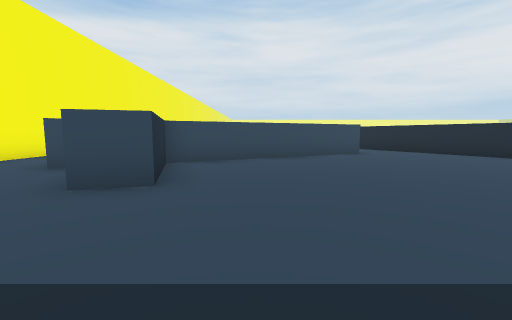
View 1 (above)

24 first-person views from a walk through a Unity game level. The camera is 1.4 m above the floor, tilts 6° down and sees 90° across. The floor is counted in squares, 2 m on a side. Each view is taken from the middle of a square. On the plan, view 1 faces up. The plan holds only what a view shows up to about 9 squares ahead; the rest is blank. The place goes on beyond the plan. The player character is not drawn. Some animated figures are not drawn.

View 2
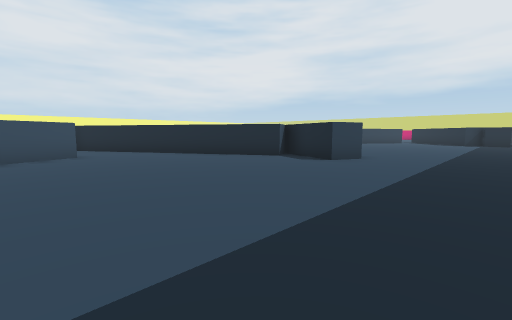

View 3
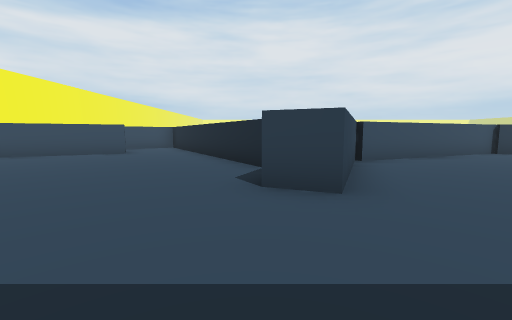

View 4
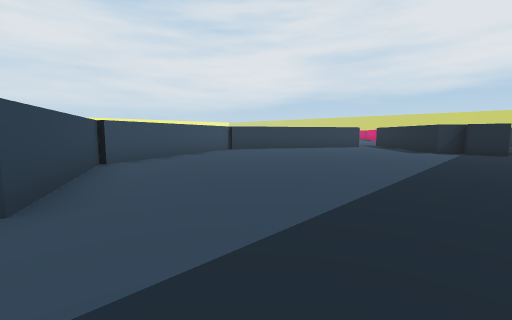

View 5
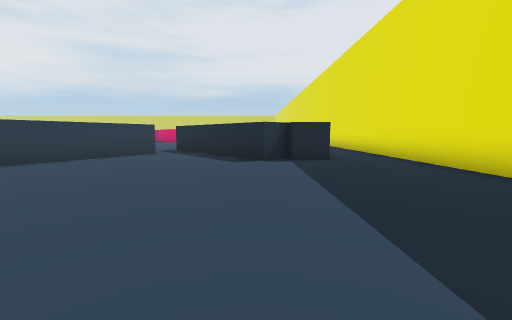

View 6
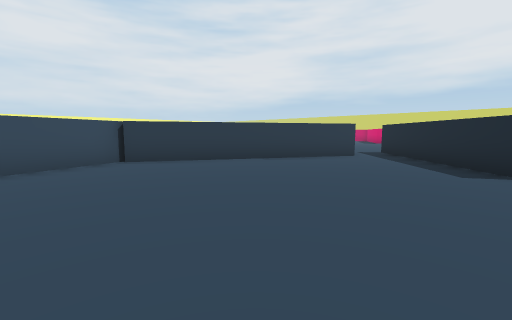

View 7
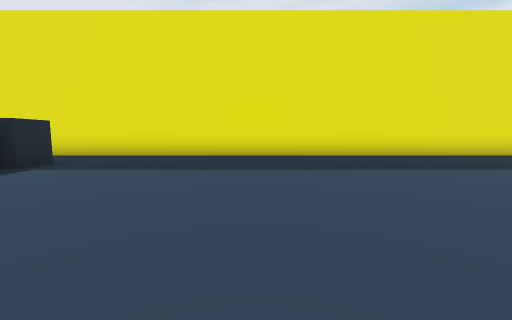

View 8
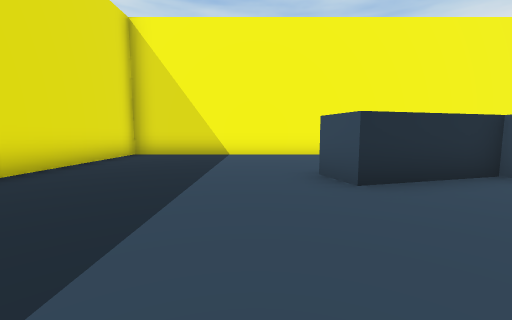

View 9
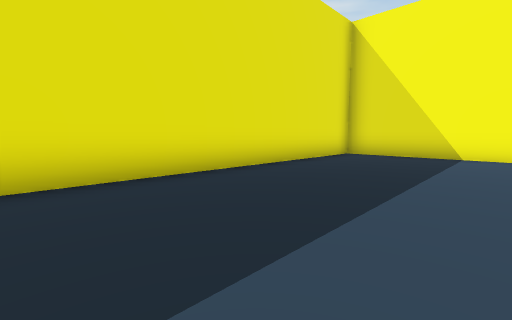

View 10
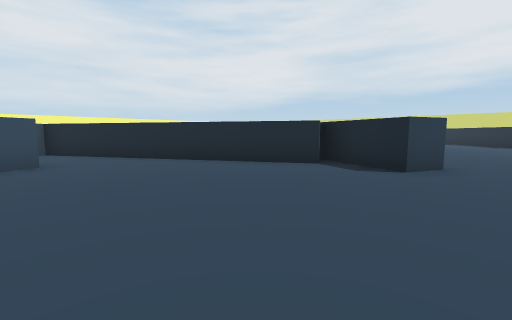

View 11
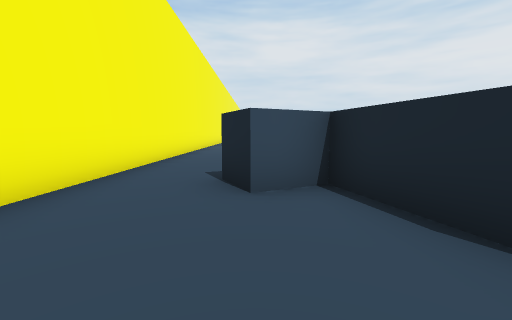

View 12
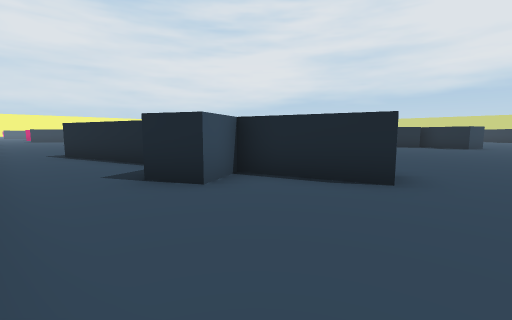

View 13
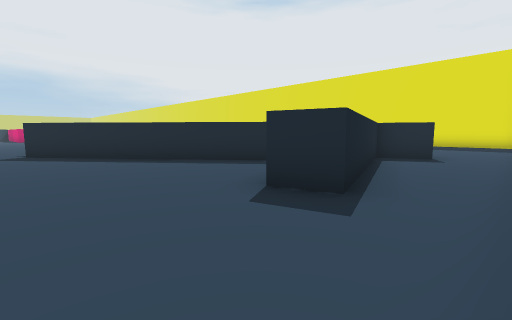

View 14
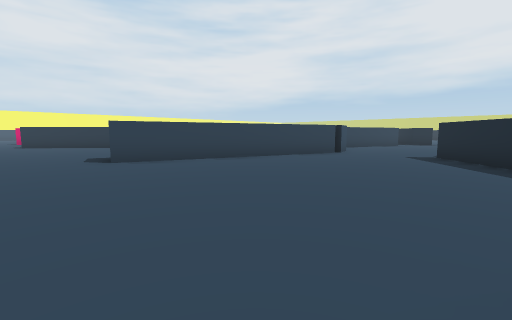

View 15
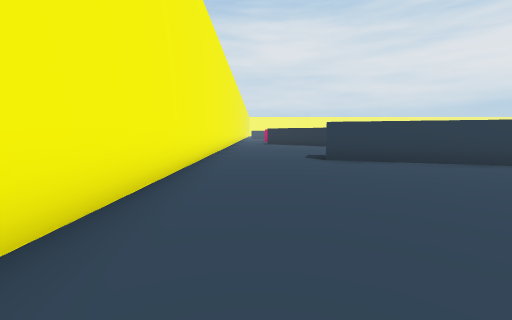

View 16
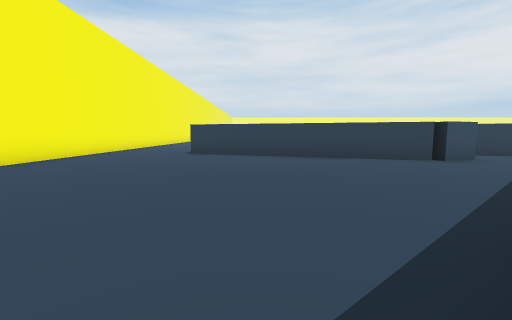

View 17
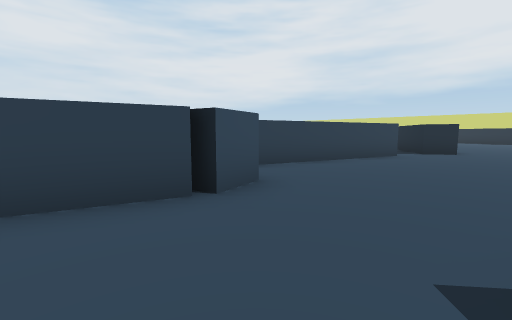

View 18
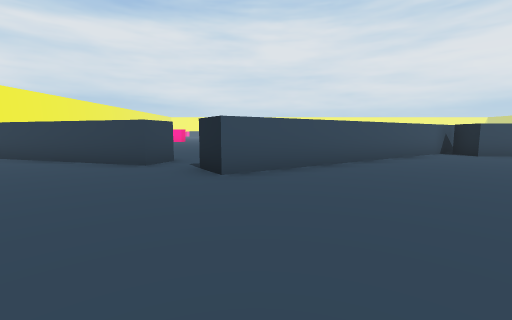

View 19
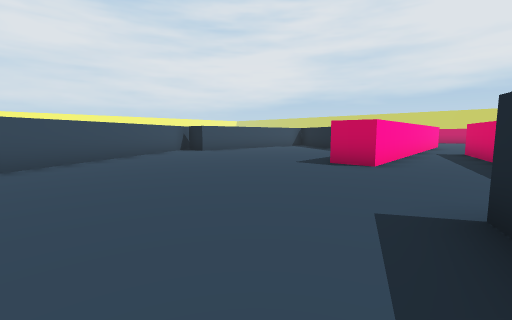

View 20
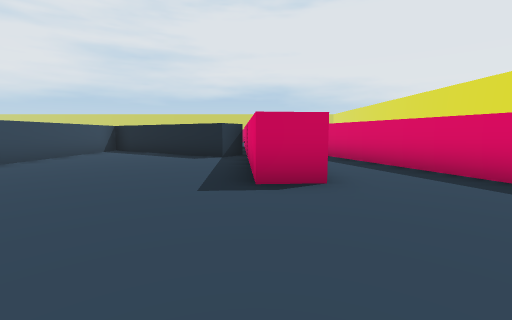

View 21
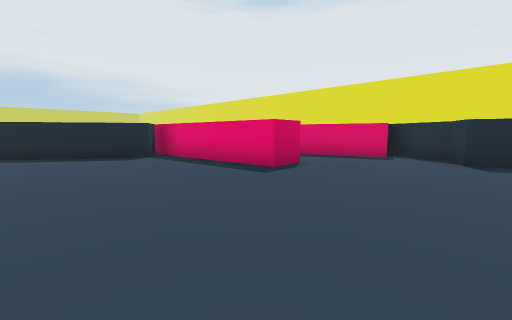

View 22
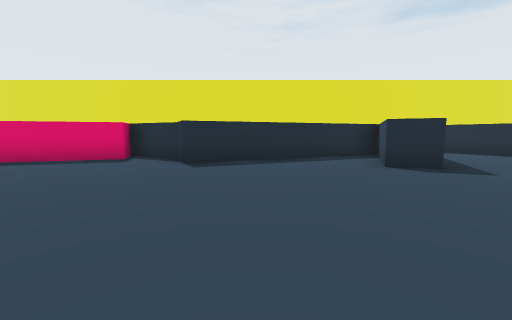

View 23
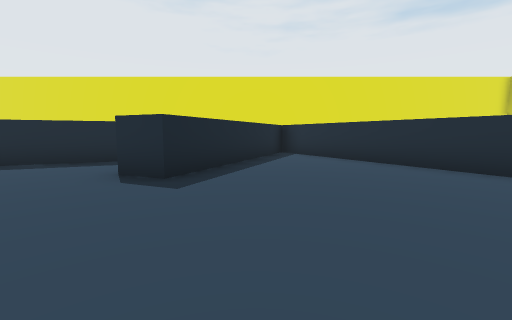

View 24
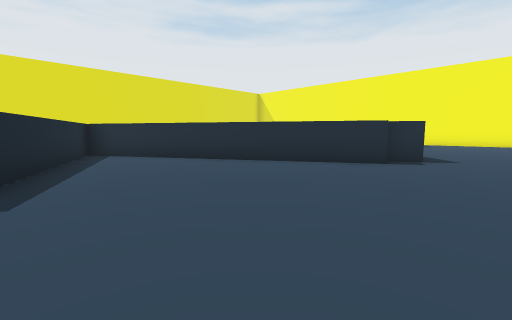

### Floor plan
Points are (right, up) in squares from view 1. A wall is a line through its corners. A room is listed if a view was taken in it or the views show most of it. See-through windows are left out.
Room 1 (views 1, 2, 3, 4, 5, 6, 7, 8, 9, 10, 11, 12)
walls: (9, 5.6) (8.2, 5.1) (6, 9); (10.6, 6.6) (9, 2.9) (8.1, 3.3) (9.1, 5.7); (6.9, -2) (22.1, -2); (3.6, 8.8) (-2.1, 5.9) (-1.3, 3.4) (-2.3, 3.1) (-3, 5.5) (-4.1, 4.9); (16.3, 8.8) (10.6, 6.4); (19.7, 0) (19.7, 1.1); (20.1, 1.1) (19.5, 1.8) (22.7, 4.4); (21.8, 5.4) (16.1, 8.6); (-6.5, 3.5) (-6.5, -2) (2.1, -2)
ways out: opening at (-5.5, 4.5) to room 2; opening at (4.5, 9); opening at (21, -1); opening at (23, 5)
Room 2 (views 13, 14, 15, 16, 17, 18, 19, 20, 21, 22, 23, 24)
walls: (4.7, 13.1) (9, 5.6); (4.7, 16.6) (3.7, 16.4) (3.6, 16.8); (3.8, 16.4) (-3.2, 18.6); (10.6, 16.5) (5.8, 18); (9.1, 5.7) (11.4, 11.1) (12.3, 10.7) (11, 7.6) (16.7, 10.1) (17.1, 9.2) (18.8, 8.2) (18.5, 9.1) (22.6, 10.4); (-1.6, 9.1) (3.8, 13.5) (4.4, 12.8); (-6.5, 11) (-6.5, 3.5); (19.9, 20.1) (12.4, 15.2) (11.9, 16.1); (-4.1, 4.9) (-4.5, 5.8) (-3.3, 6.5) (-4.7, 11.2) (-3.7, 11.5); (-6.5, 21) (-6.5, 13.4); (22.4, 12.2) (19.5, 12) (19.5, 13) (25.1, 13.3); (24.2, 13.4) (23.4, 14) (25.3, 17.1); (25.1, 18.7) (19.7, 18.7) (19.7, 19.7)
ways out: opening at (-5.5, 4.5) to room 1; opening at (11, 17); opening at (23, 11)

Positions as (right, up) in squares from view 1, and headings:
1: (0, 0), facing up
2: (2, 0), facing up-right
3: (8, 0), facing up
4: (9, 0), facing up-right
5: (13, 2), facing right
6: (14, 2), facing up-right
7: (15, 6), facing down
8: (2, 2), facing left
9: (2, 2), facing down-left
10: (3, 2), facing up-right
11: (-4, 2), facing up
12: (-6, 2), facing up-right
13: (-6, 14), facing down-right
14: (-5, 12), facing up-right
15: (-5, 12), facing up
16: (-1, 10), facing up
17: (2, 14), facing up-right
18: (13, 11), facing up
19: (14, 10), facing up-right
20: (16, 13), facing right
21: (16, 17), facing down-right
22: (15, 16), facing down
23: (10, 15), facing down
24: (11, 15), facing down-left
